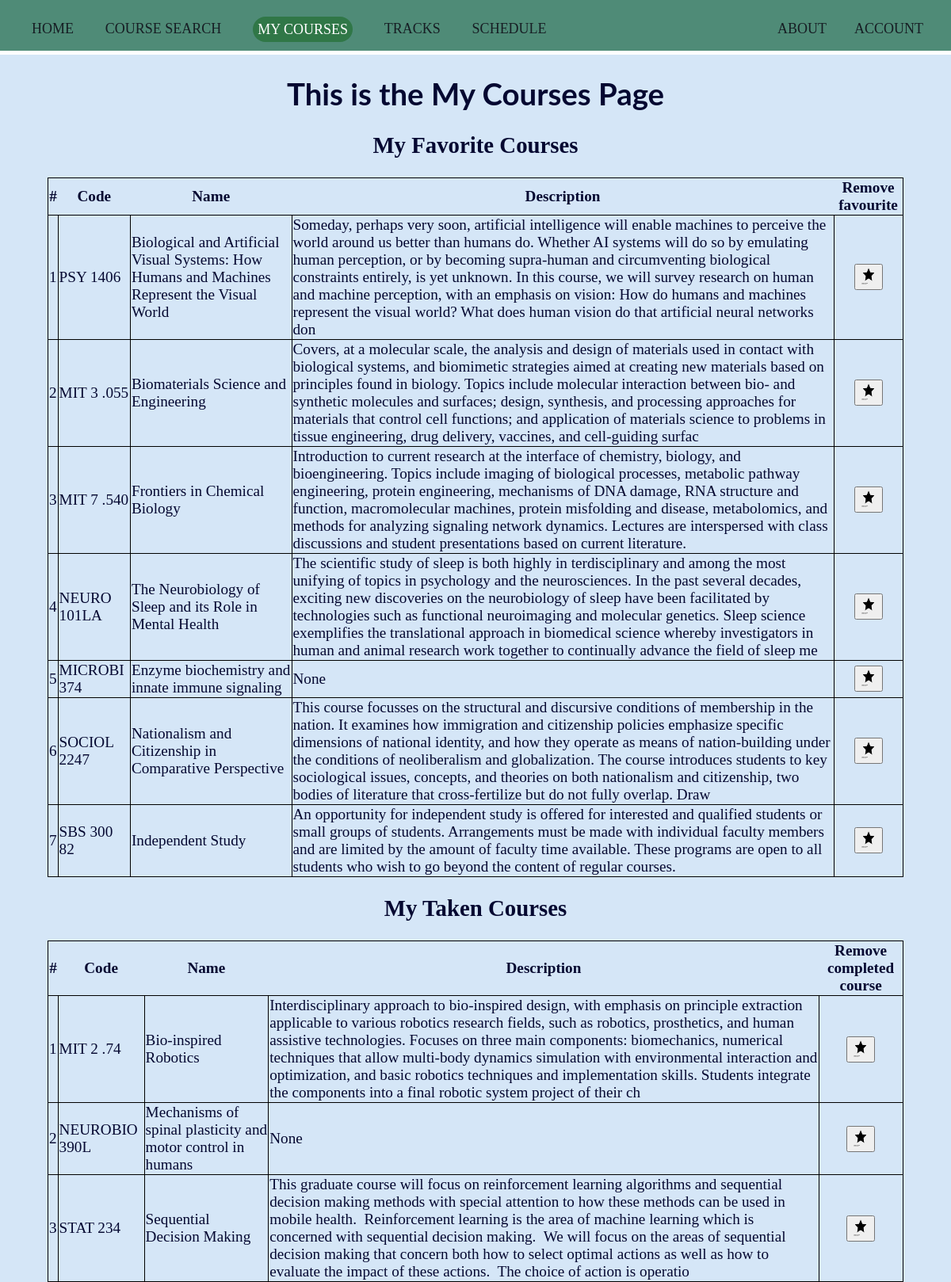
Page /mycourses (signed in) on the committed database.
### tables this page shows
CREATE TABLE courses (
            id INTEGER,
            name TEXT NOT NULL,
            description TEXT,
            code TEXT UNIQUE NOT NULL,
            PRIMARY KEY(id)
            );

### app.py (the view)
@app.route('/mycourses')
@login_required
def mycourses():
    mycourses = "currentpage"
    conn, db = make_cursor("coursedatabase.db")
    user_id = session["user_id"]
    db.execute("SELECT courses.id, courses.name, courses.description, courses.code FROM courses JOIN favourites ON favourites.course_id = courses.id WHERE favourites.user_id = ?", [user_id])
    favourites = db.fetchall()
    completed = db.execute("SELECT courses.id, courses.name, courses.description, courses.code FROM courses JOIN completed ON completed.course_id = courses.id WHERE completed.user_id = ?", [user_id]).fetchall()
    return render_template("mycourses.html", mycourses=mycourses, favourites=favourites, completed=completed)

### app.py (called while the page is built)
def make_cursor(database):
    connection = sqlite3.connect(database)
    return connection, connection.cursor()

@app.after_request
def after_request(response):
    response.headers["Cache-Control"] = "no-cache, no-store, must-revalidate"
    response.headers["Expires"] = 0
    response.headers["Pragma"] = "no-cache"
    return response

### helpers.py (called while the page is built)
def login_required(f):
    @wraps(f)
    def decorated_function(*args, **kwargs):
        if session.get("user_id") is None:
            return redirect("/login")
        return f(*args, **kwargs)
    return decorated_function

### templates/mycourses.html (shortened to what this page needs)
{% extends "layout.html" %}
{% block main %}
<h1 style="text-align: center;">This is the My Courses Page</h1>
<h2 style="text-align: center;"> My Favorite Courses</h2>
<table>
    <thead>
      <tr>
        <th> # </th>
        <th> Code </th>
        <th> Name </th>
        <th> Description </th>
        <th> Remove favourite </th>
      </tr>
    </thead>
    <tbody>
        {% for i, name, desc, code in favourites %}
        <tr>
          <td>{{ loop.index}}</td>
          <td> {{ code }} </td>
          <td> {{ name }} </td>
          <td> {{ desc }} </td>
          <td> <form method="post" action="/removefavourite" style="text-align: center;"> <button name="id" value="{{ i }}">
            <img src="/static/noun_Star_750825.png" alt="Star by Zaff Studio from the Noun Project" style="width:20px;height:24px;">
            </form> </button> </td>
        </tr>
        {% endfor %}
    </tbody>
</table>
<h2 style="text-align: center;"> My Taken Courses</h2>
<table>
  <thead>
    <tr>
      <th> # </th>
      <th> Code </th>
      <th> Name </th>
      <th> Description </th>
      <th> Remove completed course </th>
    </tr>
  </thead>
  <tbody>
      {% for i, name, desc, code in completed %}
      <tr>
        <td>{{ loop.index}}</td>
        <td> {{ code }} </td>
        <td> {{ name }} </td>
        <td> {{ desc }} </td>
        <td> <form method="post" action="/removecompleted" style="text-align: center;"> <button name="remcomplete" value="{{ i }}">
          <img src="/static/noun_Star_750825.png" alt="Star by Zaff Studio from the Noun Project" style="width:20px;height:24px;">
          </form> </button> </td>
      </tr>
      {% endfor %}
  </tbody>
</table>
{% endblock %}

### templates/layout.html
<!doctype html>
<html lang="en">
    <head>
        <link rel="stylesheet" href="static/CS50project_style.css">
    </head>
    <body>
        <header>
            <div class="topbar">
                <nav>
                    <ul>
                        <li>
                            <a class=" {{ home }} " href="/"> Home </a>
                        </li>
                        <li>
                            <a class=" {{ search }} " href="/search"> Course Search </a>
                        </li>
                        <li>
                            <a class=" {{ mycourses }} " href="/mycourses"> My Courses </a>
                        </li>
                        <li>
                            <a class=" {{ tracks }} " href="/tracks"> Tracks </a>
                        </li>
                        <li>
                            <a class=" {{ schedule }} " href="/schedule"> Schedule </a>
                        </li>
                        {% if session.user_id %}
                        <li style = "float:right" style = "padding-right:1em">
                            <a class=" {{ account }} " href="/account"> Account </a>
                        </li>
                        {% else %}
                        <li style = "float:right" style = "padding-right:1em">
                            <a class=" {{ login }} " href="/login"> Log In </a>
                        </li>
                        {% endif %}
                        <li style = "float:right">
                            <a class=" {{ about }} " href="/about"> About </a>
                        </li>
                    </ul>
                </nav>
            </div>
        </header>
    <main>
        {% block main %}{% endblock %}
    </main>
    </body>
</html>

### static/CS50project_style.css (style rules this page uses)
body { background-color: #d5e6f7; color: #050831; font-size: 1.2rem; margin: 0; font-family: 'Merriweather'; }
h1 { border: none; margin: none; font-family: 'Lato', sans-serif; }
header { background: #4f8b77; border-bottom: 5px solid #ffffff; }
header::after { content: ''; display: table; clear: both; }
.topbar { width: 100%; margin: 0 auto; }
nav ul { margin: 0; padding-bottom: 14px; list-style: none; }
nav li { display: inline-block; margin-right: 35px; padding-top: 25px; }
nav a { color: #171e24; text-decoration: none; text-transform: uppercase; font-size: 18px; }
nav a.currentpage { color:white; background-color: #307747; border: .4rem solid transparent; border-radius: 1.3rem; line-height: 1.4; padding: none; text-align: center; transition: color 0.15s ease-in-out, background-color 0.15s ease-in-out, border-color 0.15s ease-in-out, box-shadow 0.15s ease-in-out; vertical-align: middle; }

### templates/mycourses.html (style rules this page uses)
table, tr, td { border: 1px black solid; border-collapse: collapse; }
table { width:90%; margin-left: auto; margin-right: auto; }

### rows in the picture
courses: code "PSY 1406", name "Biological and Artificial Visual Systems: How Humans and Machines Represent the Visual World", description "Someday, perhaps very soon, artificial intelligence will enable machines to perceive the world around us better than humans do. Whether AI systems will do so by emulating human perception, or by becoming supra-human and circumventing biological constraints entirely, is yet unknown. In this course, we will survey research on human and machine perception, with an emphasis on vision: How do humans and machines represent the visual world? What does human vision do that artificial neural networks don", {{ i }} 3 (drawn)
courses: code "MIT 3 .055", name "Biomaterials Science and Engineering", description "Covers, at a molecular scale, the analysis and design of materials used in contact with biological systems, and biomimetic strategies aimed at creating new materials based on principles found in biology. Topics include molecular interaction between bio- and synthetic molecules and surfaces; design, synthesis, and processing approaches for materials that control cell functions; and application of materials science to problems in tissue engineering, drug delivery, vaccines, and cell-guiding surfac", {{ i }} 66 (drawn)
courses: code "MIT 7 .540", name "Frontiers in Chemical Biology", description "Introduction to current research at the interface of chemistry, biology, and bioengineering. Topics include imaging of biological processes, metabolic pathway engineering, protein engineering, mechanisms of DNA damage, RNA structure and function, macromolecular machines, protein misfolding and disease, metabolomics, and methods for analyzing signaling network dynamics. Lectures are interspersed with class discussions and student presentations based on current literature.", {{ i }} 78 (drawn)
courses: code "NEURO 101LA", name "The Neurobiology of Sleep and its Role in Mental Health", description "The scientific study of sleep is both highly in terdisciplinary and among the most unifying of topics in psychology and the neurosciences. In the past several decades, exciting new discoveries on the neurobiology of sleep have been facilitated by technologies such as functional neuroimaging and molecular genetics. Sleep science exemplifies the translational approach in biomedical science whereby investigators in human and animal research work together to continually advance the field of sleep me", {{ i }} 146 (drawn)
courses: code "MICROBI 374", name "Enzyme biochemistry and innate immune signaling", description "None", {{ i }} 267 (drawn)
courses: code "SOCIOL 2247", name "Nationalism and Citizenship in Comparative Perspective", description "This course focusses on the structural and discursive conditions of membership in the nation. It examines how immigration and citizenship policies emphasize specific dimensions of national identity, and how they operate as means of nation-building under the conditions of neoliberalism and globalization. The course introduces students to key sociological issues, concepts, and theories on both nationalism and citizenship, two bodies of literature that cross-fertilize but do not fully overlap. Draw", {{ i }} 4 (drawn)
courses: code "SBS 300 82", name "Independent Study", description "An opportunity for independent study is offered for interested and qualified students or small groups of students. Arrangements must be made with individual faculty members and are limited by the amount of faculty time available. These programs are open to all students who wish to go beyond the content of regular courses.", {{ i }} 1 (drawn)
courses: code "MIT 2 .74", name "Bio-inspired Robotics", description "Interdisciplinary approach to bio-inspired design, with emphasis on principle extraction applicable to various robotics research fields, such as robotics, prosthetics, and human assistive technologies. Focuses on three main components: biomechanics, numerical techniques that allow multi-body dynamics simulation with environmental interaction and optimization, and basic robotics techniques and implementation skills. Students integrate the components into a final robotic system project of their ch", {{ i }} 65 (drawn)
courses: code "NEUROBIO 390L", name "Mechanisms of spinal plasticity and motor control in humans", description "None", {{ i }} 237 (drawn)
courses: code "STAT 234", name "Sequential Decision Making", description "This graduate course will focus on reinforcement learning algorithms and sequential decision making methods with special attention to how these methods can be used in mobile health. Reinforcement learning is the area of machine learning which is concerned with sequential decision making. We will focus on the areas of sequential decision making that concern both how to select optimal actions as well as how to evaluate the impact of these actions. The choice of action is operatio", {{ i }} 3279 (drawn)
